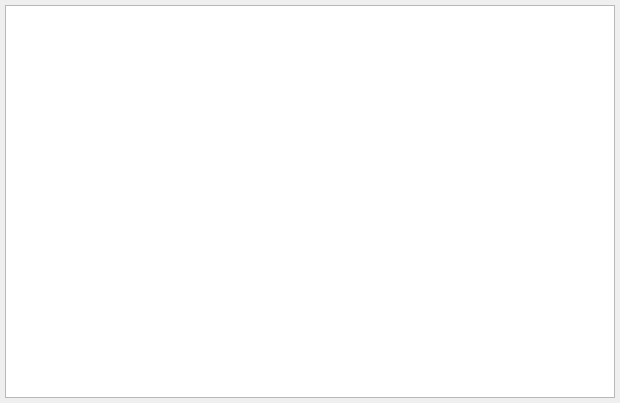
<?xml version="1.0" encoding="UTF-8"?>
<ui version="4.0">
 <class>InformationTableDialog</class>
 <widget class="QDialog" name="InformationTableDialog">
  <property name="geometry">
   <rect>
    <x>0</x>
    <y>0</y>
    <width>620</width>
    <height>403</height>
   </rect>
  </property>
  <property name="windowTitle">
   <string>Dialog</string>
  </property>
  <layout class="QVBoxLayout" name="verticalLayout">
   <property name="leftMargin">
    <number>5</number>
   </property>
   <property name="topMargin">
    <number>5</number>
   </property>
   <property name="rightMargin">
    <number>5</number>
   </property>
   <property name="bottomMargin">
    <number>5</number>
   </property>
   <item>
    <widget class="QTableView" name="tableInformation">
     <property name="editTriggers">
      <set>QAbstractItemView::NoEditTriggers</set>
     </property>
     <property name="tabKeyNavigation">
      <bool>false</bool>
     </property>
     <property name="showDropIndicator" stdset="0">
      <bool>false</bool>
     </property>
     <property name="dragDropOverwriteMode">
      <bool>false</bool>
     </property>
     <attribute name="horizontalHeaderStretchLastSection">
      <bool>true</bool>
     </attribute>
    </widget>
   </item>
  </layout>
 </widget>
 <resources/>
 <connections/>
</ui>
